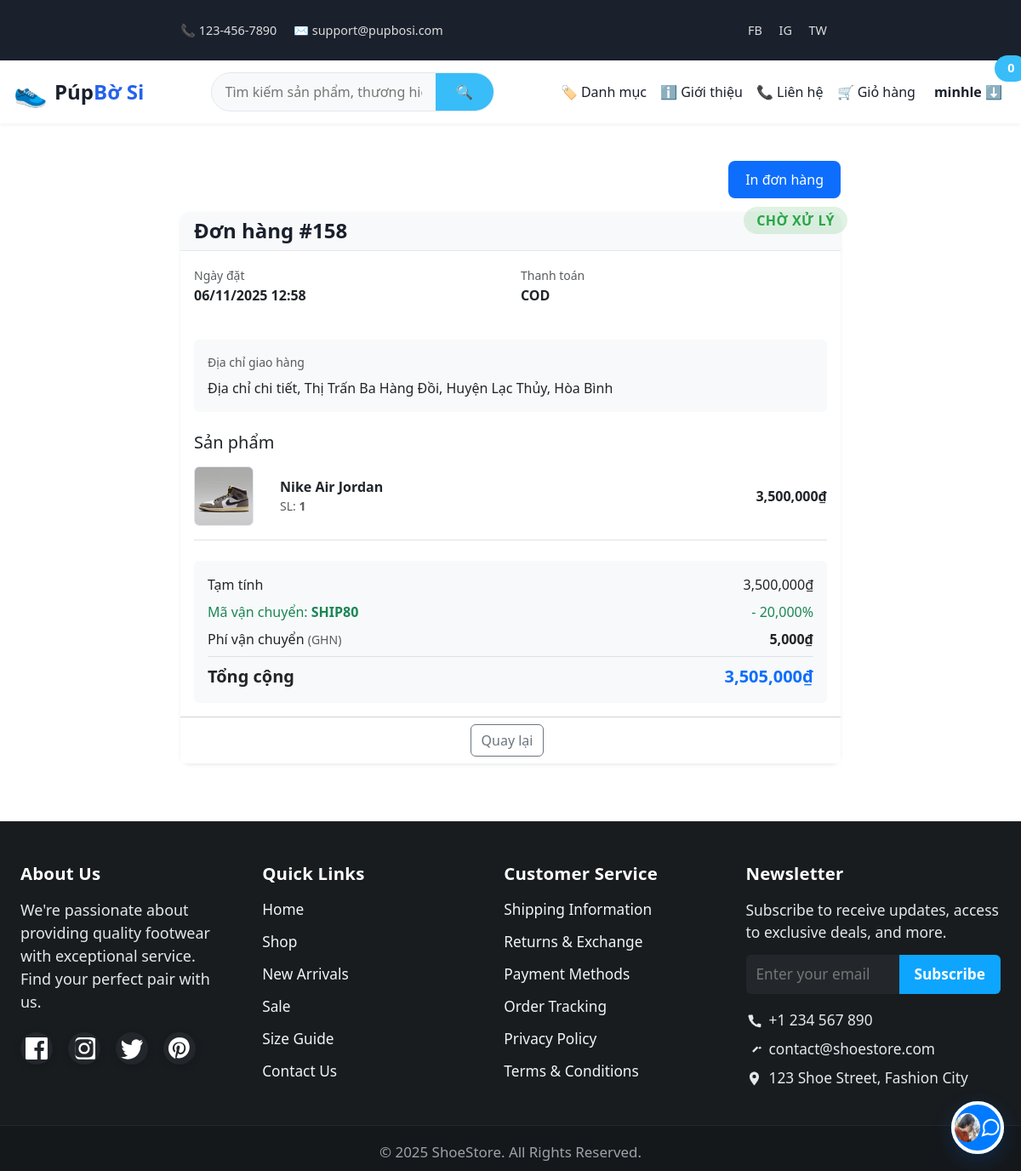
The page /order_details.php?id=158 (signed in) on the database its author committed.
### tables this page shows
CREATE TABLE `users` (
  `id` int(11) NOT NULL,
  `name` varchar(100) DEFAULT NULL,
  `email` varchar(100) DEFAULT NULL,
  `password` varchar(255) DEFAULT NULL,
  `phone` varchar(20) DEFAULT NULL,
  `created_at` datetime DEFAULT current_timestamp(),
  `updated_at` datetime DEFAULT current_timestamp() ON UPDATE current_timestamp()
);

CREATE TABLE `orders` (
  `id` int(11) NOT NULL,
  `user_id` int(11) DEFAULT NULL,
  `total_amount` decimal(10,2) DEFAULT NULL,
  `discount_amount` decimal(10,2) NOT NULL DEFAULT 0.00,
  `coupon_code` varchar(50) DEFAULT NULL,
  `shipping_fee` int(11) DEFAULT 0,
  `shipping_carrier` varchar(50) DEFAULT NULL,
  `shipping_address` text DEFAULT NULL,
  `status_id` int(11) DEFAULT NULL,
  `coupon_id` int(11) DEFAULT NULL,
  `payment_method` varchar(50) DEFAULT NULL,
  `phone` varchar(20) DEFAULT NULL,
  `created_at` datetime DEFAULT current_timestamp(),
  `updated_at` datetime DEFAULT current_timestamp() ON UPDATE current_timestamp(),
  `shipping_discount_amount` decimal(10,2) DEFAULT 0.00,
  `shipping_coupon_code` varchar(50) DEFAULT NULL,
  `vnpay_trans_no` varchar(50) DEFAULT NULL,
  `paid_at` datetime DEFAULT NULL,
  `paypal_order_id` varchar(255) DEFAULT NULL
);

CREATE TABLE `order_status` (
  `id` int(11) NOT NULL,
  `name` varchar(50) DEFAULT NULL
);

CREATE TABLE `order_items` (
  `id` int(11) NOT NULL,
  `order_id` int(11) DEFAULT NULL,
  `product_id` int(11) DEFAULT NULL,
  `size` varchar(10) DEFAULT NULL,
  `quantity` int(11) DEFAULT NULL,
  `price` decimal(10,2) DEFAULT NULL
);

CREATE TABLE `products` (
  `id` int(11) NOT NULL,
  `name` varchar(150) DEFAULT NULL,
  `code` varchar(50) DEFAULT NULL,
  `description` text DEFAULT NULL,
  `price` decimal(10,2) DEFAULT NULL,
  `category_id` int(11) DEFAULT NULL,
  `brand_id` int(11) DEFAULT NULL,
  `created_at` datetime DEFAULT current_timestamp(),
  `updated_at` datetime DEFAULT current_timestamp() ON UPDATE current_timestamp()
);

### includes/functions.php (called while the page is built, shortened)
<?php
function is_logged_in(): bool
{
    return !empty($_SESSION['user_id']);
}
function current_user_id(): ?int
{
    return $_SESSION['user_id'] ?? null;
}
function cart_count(): int
{
    if (is_logged_in()) {
        try {
            $db = get_db();
            $uid = current_user_id();
            $st = $db->prepare('SELECT COALESCE(SUM(ci.quantity),0) FROM carts c JOIN cart_items ci ON c.id = ci.cart_id WHERE c.user_id = ?');
            $st->execute([$uid]);
            $count = (int)$st->fetchColumn();
            return $count;
        } catch (Exception $e) {
        }
    }
    $count = 0;
    return $count;
}

### order_details.php (the view, shortened to what this page needs)
<?php
require_once __DIR__ . '/includes/functions.php';
$db = get_db();
$userId = current_user_id();
$orderId = (int)($_GET['id'] ?? 0);
$stmt = $db->prepare("
    SELECT o.*, os.name AS status_name
    FROM orders o
    JOIN order_status os ON o.status_id = os.id
    WHERE o.id = ? AND o.user_id = ?
");
$stmt->execute([$orderId, $userId]);
$order = $stmt->fetch(PDO::FETCH_ASSOC);
$discountAmount         = (float)$order['discount_amount'];
$shippingDiscountAmount = (float)$order['shipping_discount_amount'];
$finalShippingFee       = (float)$order['shipping_fee'];
$originalShippingFee    = (float)($order['original_shipping_fee'] ?? $order['shipping_fee']);
$shippingCouponCode     = $order['shipping_coupon_code'] ?? '';
$subtotal = $order['total_amount'] + $discountAmount - $finalShippingFee;
require_once __DIR__ . '/includes/header.php';
?>
<html lang="vi">
<head>
    <link href="https://cdn.jsdelivr.net/npm/bootstrap@5.3.3/dist/css/bootstrap.min.css" rel="stylesheet">
</head>
<body>
<div class="container mt-4">
    <div class="text-end mb-3 no-print">
        <button onclick="printOrder()" class="print-btn">
            In đơn hàng
        </button>
    </div>
    <div class="card border-0 shadow-sm">
        <div class="card-header bg-light d-flex justify-content-between align-items-center">
            <h4 class="mb-0">Đơn hàng #<?php echo $orderId; ?></h4>
            <span class="badge bg-success fs-6"><?php echo htmlspecialchars($order['status_name']); ?></span>
        </div>
        <div class="card-body">
            <div class="row mb-4">
                <div class="col-md-6">
                    <small class="text-muted">Ngày đặt</small>
                    <p class="fw-bold"><?php echo date('d/m/Y H:i', strtotime($order['created_at'])); ?></p>
                </div>
                <div class="col-md-6">
                    <small class="text-muted">Thanh toán</small>
                    <p class="fw-bold"><?php echo $order['payment_method'] ?: '—'; ?></p>
                </div>
            </div>
            <div class="mb-4 p-3 bg-light rounded">
                <small class="text-muted d-block mb-2">Địa chỉ giao hàng</small>
                <div class="fw-medium"><?php echo nl2br(htmlspecialchars($order['shipping_address'])); ?></div>
            </div>
            <h5 class="mb-3">Sản phẩm</h5>
            <div class="order-items-list">
                <?php
                $items_stmt = $db->prepare("
                    SELECT
                        oi.product_id, oi.quantity, oi.price, oi.size,
                        p.name AS product_name,
                        (SELECT url FROM product_images WHERE product_id = oi.product_id AND is_main = 1 LIMIT 1) AS product_image
                    FROM order_items oi
                    JOIN products p ON oi.product_id = p.id
                    WHERE oi.order_id = ?
                ");
                $items_stmt->execute([$orderId]);
                $order_items = $items_stmt->fetchAll(PDO::FETCH_ASSOC);
                ?>
                <?php foreach ($order_items as $item):
                    $itemTotal = $item['price'] * $item['quantity'];
                    $image = !empty($item['product_image']) ? htmlspecialchars($item['product_image']) : 'assets/images/product-placeholder.png';
                ?>
                    <div class="d-flex align-items-center mb-3 pb-3 border-bottom">
                        <img src="<?php echo $image; ?>" alt="" class="item-image me-3" style="width:70px;height:70px;object-fit:cover;border-radius:6px;">
                        <div class="flex-grow-1">
                            <a href="product.php?id=<?php echo $item['product_id']; ?>" class="text-decoration-none text-dark fw-semibold">
                                <?php echo htmlspecialchars($item['product_name']); ?>
                            </a>
                            <div class="text-muted small">
                                SL: <strong><?php echo $item['quantity']; ?></strong>
                            </div>
                        </div>
                        <div class="text-end fw-bold"><?php echo number_format($itemTotal, 0); ?>₫</div>
                    </div>
                <?php endforeach; ?>
            </div>
            <div class="mt-4 p-3 bg-light rounded">
                <div class="d-flex justify-content-between mb-2">
                    <span>Tạm tính</span>
                    <span><?php echo number_format($subtotal, 0); ?>₫</span>
                </div>
                <?php if ($shippingDiscountAmount > 0): ?>
                <div class="d-flex justify-content-between mb-2 text-success">
                    <span>Mã vận chuyển: <strong><?php echo htmlspecialchars($shippingCouponCode); ?></strong></span>
                    <span>- <?php echo number_format($shippingDiscountAmount, 0); ?>%</span>
                </div>
                <?php endif; ?>
                <div class="d-flex justify-content-between mb-2">
                    <span>Phí vận chuyển
                        <?php if (!empty($order['shipping_carrier'])): ?>
                            <small class="text-muted">(<?php echo strtoupper(htmlspecialchars($order['shipping_carrier'])); ?>)</small>
                        <?php endif; ?>
                    </span>
                    <span>
                        <?php if ($finalShippingFee > 0): ?>
                            <?php if ($finalShippingFee < $originalShippingFee): ?>
                                <del class="text-muted small"><?php echo number_format($originalShippingFee, 0); ?>₫</del>
                                <strong><?php echo number_format($finalShippingFee, 0); ?>₫</strong>
                            <?php else: ?>
                                <strong><?php echo number_format($finalShippingFee, 0); ?>₫</strong>
                            <?php endif; ?>
                        <?php else: ?>
                            Miễn phí
                        <?php endif; ?>
                    </span>
                </div>
                <div class="d-flex justify-content-between pt-2 border-top mt-2 fw-bold fs-5">
                    <strong>Tổng cộng</strong>
                    <strong class="text-primary"><?php echo number_format($order['total_amount'], 0); ?>₫</strong>
                </div>
            </div>
        </div>
        <div class="card-footer bg-white text-center no-print">
            <a href="order_history.php" class="btn btn-outline-secondary me-2">Quay lại</a>
        </div>
    </div>
</div>
<?php require_once __DIR__ . '/includes/footer.php'; ?>
</body>
</html>

### includes/header.php (shortened to what this page needs)
<?php
$db = get_db();
$isLoggedIn = is_logged_in();
$displayName = 'Guest';
if ($isLoggedIn) {
    try {
        $stmt = $db->prepare("
            SELECT u.name, r.name AS role_name
            FROM users u
            LEFT JOIN user_roles ur ON u.id = ur.user_id
            LEFT JOIN roles r ON ur.role_id = r.id
            WHERE u.id = ?
            LIMIT 1
        ");
        $stmt->execute([current_user_id()]);
        $user = $stmt->fetch(PDO::FETCH_ASSOC);
        if ($user) {
            $displayName = $user['name'] ?? 'User';
        }
    } catch (PDOException $e) {
        $_SESSION['user_role'] = 'user';
    }
} else {
    $_SESSION['user_role'] = 'guest';
}
?>
<!DOCTYPE html>
<html lang="vi">
<head>
    <link href="https://cdn.jsdelivr.net/npm/bootstrap@5.3.3/dist/css/bootstrap.min.css" rel="stylesheet">
    <link rel="stylesheet" href="https://cdn.jsdelivr.net/npm/swiper@11/swiper-bundle.min.css">
    <link rel='stylesheet' href='https://cdn-uicons.flaticon.com/2.4.2/uicons-regular-rounded/css/uicons-regular-rounded.css'>
    <link rel="stylesheet" href="assets/css/site.css">
    <link rel="stylesheet" href="assets/css/chat.css">
</head>
<body>
    <div class="top-bar text-center text-md-start">
        <div class="container d-flex justify-content-between align-items-center flex-wrap">
            <div>
                <a href="tel:+1234567890">📞 123-456-7890</a>
                <a href="mailto:support@pupbosi.com">✉️ support@pupbosi.com</a>
            </div>
            <div>
                <a href="#">FB</a>
                <a href="#">IG</a>
                <a href="#">TW</a>
            </div>
        </div>
    </div>
    <header>
        <div class="header-main">
            <a href="<?php echo BASE_URL; ?>index.php" class="brand">
                <div class="logo">👟</div>
                <div>Púp<span>Bờ Si</span></div>
            </a>
            <form class="search-form" action="<?php echo BASE_URL; ?>category.php" method="GET">
                <input type="text" name="q" id="ajax-search-input" placeholder="Tìm kiếm sản phẩm, thương hiệu..." required autocomplete="off">
                <button type="submit">🔍</button>
            </form>
            <div class="nav-actions">
                <a href="<?php echo BASE_URL; ?>category.php">🏷️ Danh mục</a>
                <a href="<?php echo BASE_URL; ?>about.php">ℹ️ Giới thiệu</a>
                <a href="<?php echo BASE_URL; ?>contact.php">📞 Liên hệ</a>
                <a href="<?php echo BASE_URL; ?>cart.php">🛒 Giỏ hàng <span class="badge"><?php echo cart_count(); ?></span></a>
                <?php if ($isLoggedIn): ?>
                <div class="user-menu">
                    <button class="user-btn"><?php echo htmlspecialchars($displayName); ?> ⬇️</button>
                </div>
                <?php else: ?>
                <a href="<?php echo BASE_URL; ?>login.php" class="btn btn-gradient rounded-pill px-3 fw-semibold">Đăng nhập</a>
                <a href="<?php echo BASE_URL; ?>register.php" class="btn btn-gradient rounded-pill px-3 fw-semibold">Đăng ký</a>
                <?php endif; ?>
            </div>
        </div>
    </header>
    <main class="container-fluid" style="flex-grow: 1;">

### assets/css/site.css (style rules this page uses)
body { font-family: -apple-system, BlinkMacSystemFont, "Segoe UI", Roboto, Helvetica, Arial, sans-serif; margin: 0; padding: 0; background: #f8f9fa; color: #343a40; line-height: 1.6; display: flex; flex-direction: column; min-height: 100vh; }
.container { width: 95%; max-width: 1200px; margin: 0 auto; padding: 20px 0; flex-grow: 1; }
h1, h2, h3, h4 { margin-top: 0; }
a { color: #007bff; text-decoration: none; }
.btn { display: inline-block; padding: 10px 18px; background: #007bff; color: #fff; text-decoration: none; border-radius: 6px; border: 0; cursor: pointer; font-weight: 600; transition: background-color 0.2s; }
.badge { position:absolute;top:-6px;right:-8px;background:#ef4444;color:#fff;border-radius:12px;padding:2px 6px;font-size:12px }
.user-menu { position:relative;display:flex;align-items:center;gap:8px }

### includes/header.php (style rules this page uses)
:root { --primary: #38bdf8; --primary-dark: #0c8ad8; --primary-light: #bae6fd; --accent: #2563eb; --accent-hover: #1d4ed8; --bg-white: #ffffff; --bg-light: #f8f9fa; --bg-gray: #f1f5f9; --text-dark: #1a202c; --text-body: #4a5568; --text-muted: #6c757d; --border: #e2e8f0; --border-dark: #cbd5e1; --success: #28a745; --warning: #ffc107; --danger: #dc3545; --info: #17a2b8; --shadow-sm: 0 2px 4px rgba(0,0,0,0.05); --shadow-md: 0 4px 12px rgba(0,0,0,0.08); --shadow-lg: 0 8px 24px rgba(0,0,0,0.12); }
body { font-family: 'Poppins', sans-serif; background: var(--bg-gray); margin: 0; color: var(--text-dark); display: flex; flex-direction: column; min-height: 100vh; }
.top-bar { background: var(--text-dark); color: #eee; font-size: 0.9rem; padding: 0.3rem 0; }
.top-bar a { color: #ddd; text-decoration: none; margin-right: 1rem; }
header { background: var(--bg-white); box-shadow: var(--shadow-sm); position: sticky; top: 0; z-index: 999; }
.header-main { max-width: 1200px; margin: auto; display: flex; justify-content: space-between; align-items: center; padding: 0.8rem 1rem; }
.brand { text-decoration: none; color: var(--text-dark); font-weight: 700; font-size: 1.5rem; display: flex; align-items: center; gap: 0.5rem; }
.brand span { color: var(--accent); }
.brand .logo { font-size: 2rem; }
.search-form { display: flex; border: 1px solid var(--border); border-radius: 50px; overflow: hidden; background: var(--bg-light); position: relative; transition: box-shadow 0.3s; }
.search-form input { border: none; flex: 1; padding: 0.6rem 1rem; font-size: 1rem; outline: none; background: transparent; }
.search-form button { background: var(--primary); color: #fff; border: none; padding: 0.6rem 1.5rem; cursor: pointer; transition: 0.3s; }
.nav-actions { display: flex; align-items: center; gap: 1rem; }
.nav-actions a { text-decoration: none; color: var(--text-dark); font-weight: 500; transition: 0.3s; }
.badge { background: var(--primary); color: white; border-radius: 10px; padding: 0.15rem 0.6rem; font-size: 0.8rem; }
.user-menu { position: relative; }
.user-btn { background: none; border: none; cursor: pointer; display: flex; align-items: center; gap: 0.5rem; font-weight: 600; color: var(--text-dark); }

### order_details.php (style rules this page uses)
.print-btn { background: #0d6efd; color: white; border: none; padding: 10px 20px; border-radius: 8px; font-weight: 500; cursor: pointer; }
.container { max-width: 800px; }
.card { border-radius: 12px; border: 1px solid var(--border); }
.card-header { border-radius: 12px 12px 0 0 !important; background-color: var(--bg-light) !important; border-bottom: 1px solid var(--border); }
.card-header h4 { color: var(--text-dark); font-weight: 600; }
.badge { padding: 8px 15px; border-radius: 20px; font-size: 0.9em; text-transform: uppercase; letter-spacing: 0.5px; }
.badge.bg-success { background-color: rgba(40, 167, 69, 0.15) !important; color: var(--success) !important; }
.order-items-list .d-flex { gap: 15px; }
.item-image { width: 65px; height: 65px; object-fit: cover; border-radius: 8px; border: 1px solid var(--border); }
.flex-grow-1 a { text-decoration: none; color: var(--text-dark); }
.mt-4.p-3.bg-light { background-color: var(--bg-light) !important; }

### rows shown on the page
users: name "minhle"
orders: order_status.name "CHỜ XỬ LÝ", created_at "06/11/2025 12:58", payment_method "COD", shipping_address "Địa chỉ chi tiết, Thị Trấn Ba Hàng Đồi, Huyện Lạc Thủy, Hòa Bình", subtotal "3,500,000", shipping_coupon_code "SHIP80", shipping_discount_amount "20,000", shipping_carrier "GHN", shipping_fee "5,000", total_amount "3,505,000"
order_items: product.name "Nike Air Jordan", quantity "1", itemTotal "3,500,000"

### other values the page prints
cart_count() "0"
$orderId "158"
